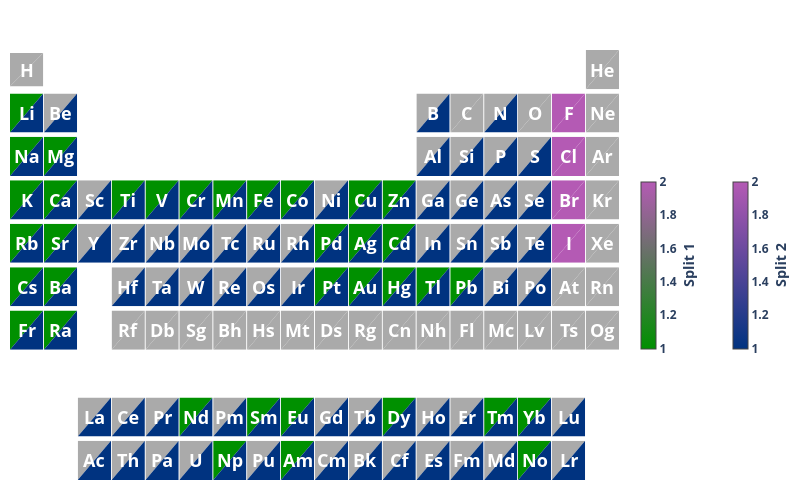

The cell this chart's notebook holds for it:
### Code cell
blues = ["rgb(0, 51, 128)", "rgb(23, 162, 184)"]
sequential_colors = [
    [(0, "rgb(0, 144, 0)"), (1, "rgb(180,90,180)")],  # Red scale
    [(0, blues[0]), (1, "rgb(180,90,180)")],  # Blue scale
]

colorbars = [
    dict(title=f"Metric {idx + 1}", orientation="h", showscale=False)
    for idx in range(2)
]

fig = pmz.ptable_heatmap_splits_plotly(
    data=eldata,
    orientation="diagonal",
    colorscale=sequential_colors,
    colorbar=None,
    on_empty="show",
    split_value_fmt=None,
    symbol_kwargs=dict(font_size=18),
    # subplot_kwargs= dict(showscale=False)
)
fig.update_layout(font=dict(weight="bold"))
fig.show()
pmz.io.save_and_compress_svg(fig, filename="HDPptable.svg")
